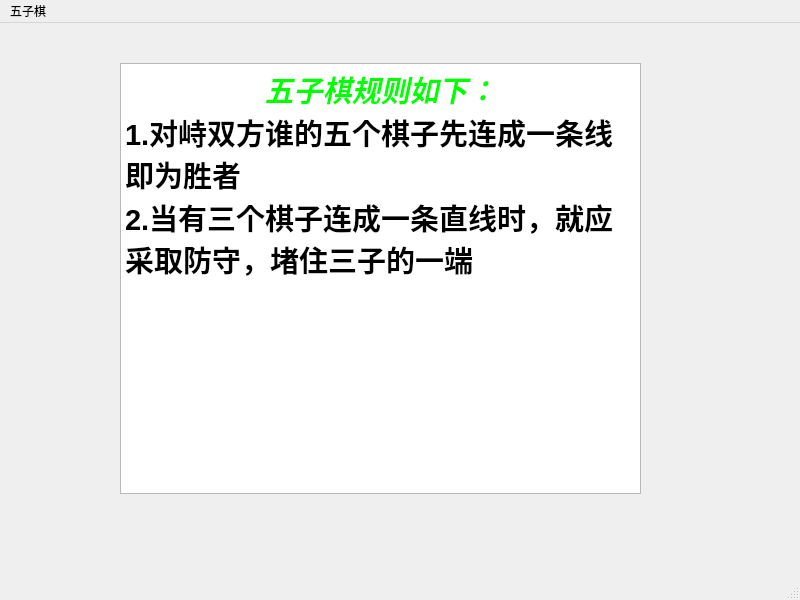
<?xml version="1.0" encoding="UTF-8"?>
<ui version="4.0">
 <class>guize</class>
 <widget class="QMainWindow" name="guize">
  <property name="geometry">
   <rect>
    <x>0</x>
    <y>0</y>
    <width>800</width>
    <height>600</height>
   </rect>
  </property>
  <property name="windowTitle">
   <string>五子棋规则</string>
  </property>
  <widget class="QWidget" name="centralwidget">
   <widget class="QLabel" name="label">
    <property name="geometry">
     <rect>
      <x>-40</x>
      <y>-40</y>
      <width>841</width>
      <height>661</height>
     </rect>
    </property>
    <property name="sizePolicy">
     <sizepolicy hsizetype="Fixed" vsizetype="Fixed">
      <horstretch>0</horstretch>
      <verstretch>0</verstretch>
     </sizepolicy>
    </property>
    <property name="text">
     <string/>
    </property>
    <property name="pixmap">
     <pixmap resource="ResourceFile.qrc">:/images/beijing.png</pixmap>
    </property>
   </widget>
   <widget class="QTextBrowser" name="text">
    <property name="geometry">
     <rect>
      <x>120</x>
      <y>40</y>
      <width>521</width>
      <height>431</height>
     </rect>
    </property>
    <property name="html">
     <string>&lt;!DOCTYPE HTML PUBLIC &quot;-//W3C//DTD HTML 4.0//EN&quot; &quot;http://www.w3.org/TR/REC-html40/strict.dtd&quot;&gt;
&lt;html&gt;&lt;head&gt;&lt;meta name=&quot;qrichtext&quot; content=&quot;1&quot; /&gt;&lt;style type=&quot;text/css&quot;&gt;
p, li { white-space: pre-wrap; }
&lt;/style&gt;&lt;/head&gt;&lt;body style=&quot; font-family:'SimSun'; font-size:9pt; font-weight:400; font-style:normal;&quot;&gt;
&lt;p align=&quot;center&quot; style=&quot; margin-top:0px; margin-bottom:0px; margin-left:0px; margin-right:0px; -qt-block-indent:0; text-indent:0px;&quot;&gt;&lt;span style=&quot; font-size:22pt; font-weight:600; font-style:italic; color:#00ff00;&quot;&gt;五子棋规则如下：&lt;/span&gt;&lt;/p&gt;
&lt;p style=&quot; margin-top:0px; margin-bottom:0px; margin-left:0px; margin-right:0px; -qt-block-indent:0; text-indent:0px;&quot;&gt;&lt;span style=&quot; font-size:22pt; font-weight:600;&quot;&gt;1.对峙双方谁的五个棋子先连成一条线即为胜者&lt;/span&gt;&lt;/p&gt;
&lt;p style=&quot; margin-top:0px; margin-bottom:0px; margin-left:0px; margin-right:0px; -qt-block-indent:0; text-indent:0px;&quot;&gt;&lt;span style=&quot; font-size:22pt; font-weight:600;&quot;&gt;2.当有三个棋子连成一条直线时，就应采取防守，堵住三子的一端&lt;/span&gt;&lt;/p&gt;
&lt;p style=&quot;-qt-paragraph-type:empty; margin-top:0px; margin-bottom:0px; margin-left:0px; margin-right:0px; -qt-block-indent:0; text-indent:0px;&quot;&gt;&lt;br /&gt;&lt;/p&gt;&lt;/body&gt;&lt;/html&gt;</string>
    </property>
   </widget>
  </widget>
  <widget class="QMenuBar" name="menubar">
   <property name="geometry">
    <rect>
     <x>0</x>
     <y>0</y>
     <width>800</width>
     <height>21</height>
    </rect>
   </property>
   <widget class="QMenu" name="menu">
    <property name="title">
     <string>五子棋</string>
    </property>
   </widget>
   <addaction name="menu"/>
  </widget>
  <widget class="QStatusBar" name="statusbar"/>
 </widget>
 <resources>
  <include location="ResourceFile.qrc"/>
 </resources>
 <connections/>
</ui>
